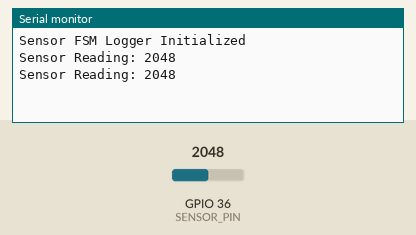
Recording of a sketch running on a simulated ESP32. Shown: the last lines printed to the serial monitor. The test bench sets the inputs (shaded band); at power-on: GPIO 36 (SENSOR_PIN) = 2048.

Above: at 2.8 s.
2.9 s: GPIO 36 (SENSOR_PIN) set to 2866
At 3.8 s:
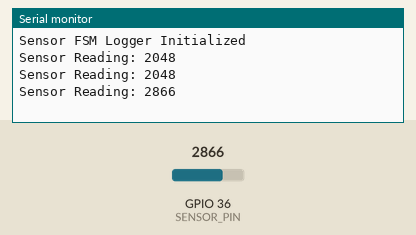
4.4 s: GPIO 36 (SENSOR_PIN) set to 3603
At 5.4 s:
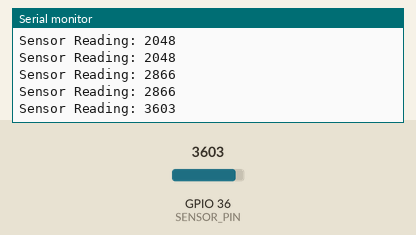
Timing chart, 0 to 7.4 s (numbered marks = the images above; inputs shaded):
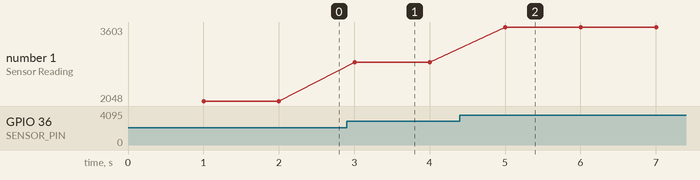

The sketch:

3-SensorLogFSM.ino
```cpp
/**********************************************************************
 * File       : 3-SensorLogFSM.ino
 * Title      : MCP/FSM – Sensor Logger
 * Author     : Rudy Martin / Next Shift Consulting
 * Description: FSM that reads sensor values and logs them periodically
 *              Emphasizes sensing and logging steps of MCP
 **********************************************************************/

// --- Sensor Config ---
const int SENSOR_PIN = A0;    // Analog input
const unsigned long INTERVAL = 1000;  // Log every 1s

// --- FSM States ---
enum State {
  IDLE,
  READ_SENSOR
};
State currentState = IDLE;

// --- Timing ---
unsigned long lastLogTime = 0;

void setup() {
  Serial.begin(115200);
  pinMode(SENSOR_PIN, INPUT);
  Serial.println("Sensor FSM Logger Initialized");
  lastLogTime = millis();
}

void loop() {
  unsigned long now = millis();

  switch (currentState) {
    case IDLE:
      // MCP Step 1: SENSE (Check if time to read sensor)
      if (now - lastLogTime >= INTERVAL) {
        currentState = READ_SENSOR;  // MCP Step 2: PLAN
      }
      break;

    case READ_SENSOR:
      // MCP Step 3: ACT (Read + Print)
      int value = analogRead(SENSOR_PIN);
      Serial.print("Sensor Reading: ");
      Serial.println(value);

      // MCP Step 4: LOG (implicitly via Serial)
      lastLogTime = now;
      currentState = IDLE;  // MCP Step 5: REPEAT (loop back)
      break;
  }
}
```

Measured:
- after the input at 2.9 s, the serial monitor: prints a new line after 0.10 s (image 1)
- after the input at 4.4 s, the serial monitor: prints a new line after 0.61 s (image 2)
- plotted number 1: 2048 → 2866 after the input at 2.9 s, 2866 → 3603 after the input at 4.4 s
